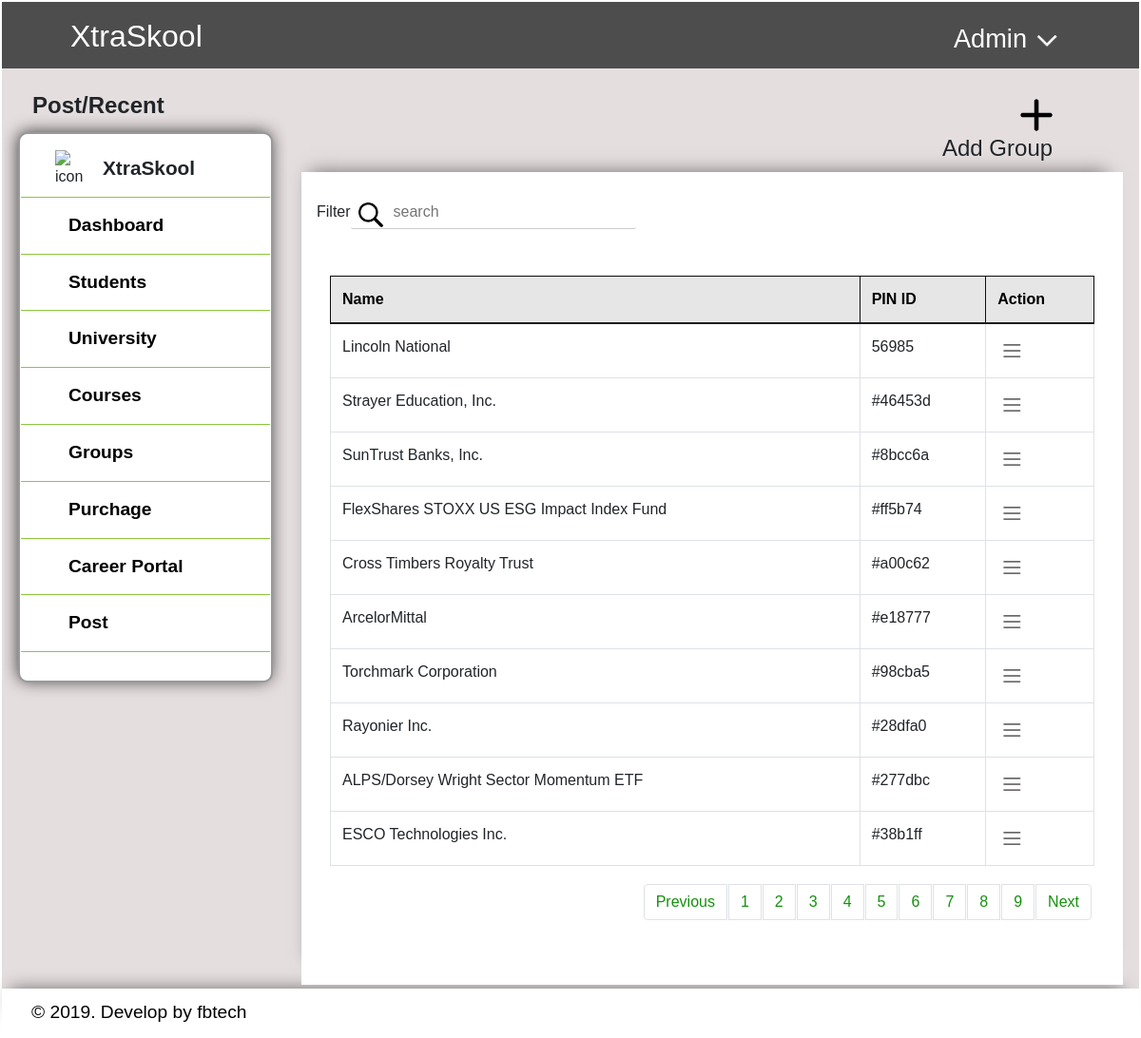
The page /groups.php on the database its author committed.
### tables this page shows
CREATE TABLE `groups` (
  `gid` int(250) NOT NULL,
  `gname` varchar(250) NOT NULL,
  `g_pinid` varchar(250) NOT NULL
);

### groups.php (the view, shortened to what this page needs)
<?php
include('header.php'); ?>
<?php
    $con = db_connect();
    $results_per_page = 10;
    $count='SELECT * FROM groups';
    $result = mysqli_query($con, $count);
    $number_of_results = mysqli_num_rows($result);
    $number_of_pages = ceil($number_of_results/$results_per_page);
    if (!isset($_GET['page'])) {
        $page = 1;
        $prev = 1;
        $next = 1;
    } else {
        $page = $_GET['page'];
        $prev = $page - 1;
        $next = $page + 1;
    }
    $this_page_first_result = ($page-1)*$results_per_page;
      if( isset( $_POST['search'] ) ) {
        $searchKey = $_POST['search'];
        $sql = "SELECT * FROM groups WHERE CONCAT(`gid`, `gname`, `g_pinid`) LIKE  '%".$searchKey."%'";
    } else {
        $sql='SELECT * FROM groups LIMIT ' . $this_page_first_result . ',' .  $results_per_page;
        $searchKey = "search";
    }
    $result = mysqli_query($con, $sql);
?>
    <div class="student_body">
		<div class="row">
			<div class="col-sm-12">
				<div class="sileMenuSection col-sm-3 float-left">
					<h2>Post/Recent</h2>
					<div class=" sideMenu">
						<div id="logo_menu">
							<img src="image/logo.PNG" alt="icon">
							<h6>XtraSkool</h6>
						</div>
						<a href="dashboard.php" style="border-top: 1px solid #8CC63F;">Dashboard</a>
						<a href="students.php">Students</a>
						<a href="university.php">University</a>
						<a href="courses.php">Courses</a>
						<a href="groups.php">Groups</a>
						<a href="purchage.php">Purchage</a>
						<a href="career.php">Career Portal</a>
						<a href="post.php">Post</a>
					</div>
                </div>
                <div class="col-sm-9 float-right mt-4 " >
                    <div class="col-sm-3 float-right"  data-toggle="modal" data-target="#exampleModal">
                        <img  src="image/plus.PNG" alt="add icon" style="width:40px; hiegth:40px; margin-left:90px;">
                        <h4 style="margin-left:10px;">Add Group</h4>
                    </div>
                    <div class="col-sm-12 float-left pt-4 pb-5" style="box-shadow: -4px -13px 18px -13px rgba(0,0,0,0.5); background-color:white;" >
                       <form action="" method="POST">
                         Filter<input class="seachBox" name="search" type="input" placeholder="<?php echo $searchKey;?>">
                          </form>
                        <div   class=" col-sm-12 float-right pt-5  " style="overflow-y: auto;">
                            <table class="table table-bordered " style="with:100%; border: 1px solid #0b0b0b !important;">
                                <thead style="background-color: #e6e6e6; color: black;">
                                    <tr>
                                        <th scope="col">Name</th>
                                        <th scope="col">PIN ID</th>
                                        <th scope="col">Action</th>
                                    </tr>
                                 </thead>
                            <tbody>
                            <?php
								while ($rows = mysqli_fetch_object($result))
								{
							?>
                                <tr>
                                    <td><?php echo $rows->gname; ?></td>
						            <td><?php echo $rows->g_pinid; ?></td>
                                    <td>
                                        <div class=" dropleft">
                                        <img  class=" dropdown-toggle" data-toggle="dropdown" aria-haspopup="true" aria-expanded="false" src="image/action.PNG" alt="action" style="margin-auto;width:30px;hiegth:30px;">
                                        </div>
                                    </td>
                                </tr>
                                <?php
                                }
                            ?>
                            </tbody>
                            </table>
                            <nav aria-label="Page navigation example" class="float-right" >
                                <ul class="pagination" >
                                    <?php
                                        echo '<li class="page-item"><a style="color:#15910d;" class="page-link"  href="groups.php?page=' . $prev . '">' . 'Previous' . '</a> ';
                                    ?>
                                    <?php
                                        for ($page=1;$page<=$number_of_pages;$page++) {
                                            echo '<li class="page-item"><a style="color:#15910d;" class="page-link"  href="groups.php?page=' . $page . '">' . $page . '</a> ';
                                        }
                                    ?>
                                    <?php
                                        echo '<li class="page-item"><a style="color:#15910d;" class="page-link"  href="groups.php?page=' . $next . '">' . 'Next' . '</a> ';
                                    ?>
                                </ul>
                             </nav>
                        </div>
                    </div>
                </div>
			</div>
			</div>
		</div>
<?php
include('footer.php');
?>

### css/main.css (style rules this page uses)
* { margin: 0; padding: 1px; font-family: 'PT Sans', sans-serif; }
.sileMenuSection { margin: 20px 0px 0px 0px; overflow: hidden; }
.sileMenuSection h2 { padding-left: 15px; padding-bottom: 5px; font-size: 1.5rem; font-weight: bold; }
#logo_menu { padding: 10px 35px; width: 100%; }
#logo_menu img { width: 40px; height: 40px; float: left; margin-top: 5px; margin-bottom: 10px; }
#logo_menu h6 { float: left; margin: 12px 10px; font-size: 1.3rem; font-weight: bold; }
.sideMenu { background-color: white; width: ; float: left; border: 2px solid #999999; border-radius: 10px; opacity: 1; padding-bottom: 30px; margin-bottom: 25px; box-shadow: -1px -1px 17px -1px rgba(0,0,0,0.75); -webkit-box-shadow: -1px -1px 17px -1px rgba(0,0,0,0.75); -moz-box-shadow: -1px -1px 17px -1px rgba(0,0,0,0.75); }
.sideMenu a { font-weight: bold; padding: 15px 50px; width: 100%; float: left; color: black; text-decoration: none; font-size: 1.2rem; border-bottom: 1px solid #8CC63F; opacity: 1; }
.seachBox { width: 300px; box-sizing: border-box; border: none; border-bottom: 1px solid #ccc; font-size: 16px; background-color: none; background-image: url('../image/search.PNG'); background-size: auto; background-position: 8px 7px; background-repeat: no-repeat; padding: 5px 10px 5px 45px; border-radius: 2px; outline: none; }
.student_body { background-color: #e5dede; }
.table thead th { vertical-align: bottom; border-bottom: 1px solid #1e1e1e; border-bottom-width: 2px; }
.table-bordered th { border: 1px solid #0d0d0d; border-bottom-color: rgb(13, 13, 13); border-bottom-style: solid; border-bottom-width: 1px; }

### rows shown on the page
groups: gname "Lincoln National", g_pinid "56985"
groups: gname "Strayer Education, Inc.", g_pinid "#46453d"
groups: gname "SunTrust Banks, Inc.", g_pinid "#8bcc6a"
groups: gname "FlexShares STOXX US ESG Impact Index Fund", g_pinid "#ff5b74"
groups: gname "Cross Timbers Royalty Trust", g_pinid "#a00c62"
groups: gname "ArcelorMittal", g_pinid "#e18777"
groups: gname "Torchmark Corporation", g_pinid "#98cba5"
groups: gname "Rayonier Inc.", g_pinid "#28dfa0"
groups: gname "ALPS/Dorsey Wright Sector Momentum ETF", g_pinid "#277dbc"
groups: gname "ESCO Technologies Inc.", g_pinid "#38b1ff"
